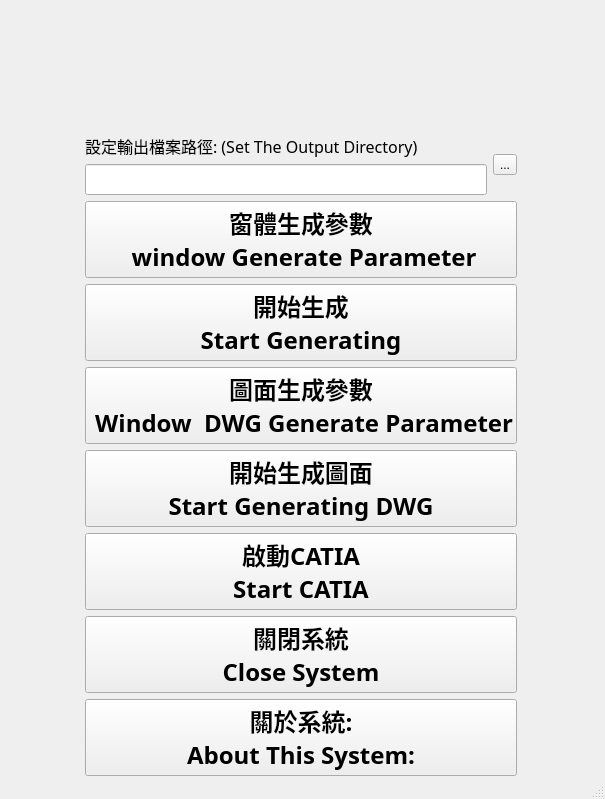
<?xml version="1.0" encoding="UTF-8"?>
<ui version="4.0">
 <class>MainWindow</class>
 <widget class="QMainWindow" name="MainWindow">
  <property name="geometry">
   <rect>
    <x>0</x>
    <y>0</y>
    <width>605</width>
    <height>799</height>
   </rect>
  </property>
  <property name="windowTitle">
   <string>MainWindow</string>
  </property>
  <widget class="QWidget" name="centralwidget">
   <widget class="QWidget" name="layoutWidget">
    <property name="geometry">
     <rect>
      <x>0</x>
      <y>0</y>
      <width>602</width>
      <height>776</height>
     </rect>
    </property>
    <layout class="QGridLayout" name="gridLayout">
     <item row="2" column="2" rowspan="3" colspan="2">
      <layout class="QVBoxLayout" name="verticalLayout_2">
       <item>
        <widget class="QPushButton" name="pushButton_setup">
         <property name="font">
          <font>
           <family>微軟正黑體</family>
           <pointsize>18</pointsize>
           <weight>75</weight>
           <bold>true</bold>
          </font>
         </property>
         <property name="cursor">
          <cursorShape>ArrowCursor</cursorShape>
         </property>
         <property name="text">
          <string>窗體生成參數
 window Generate Parameter</string>
         </property>
        </widget>
       </item>
       <item>
        <widget class="QPushButton" name="pushButton_start">
         <property name="font">
          <font>
           <family>微軟正黑體</family>
           <pointsize>18</pointsize>
           <weight>75</weight>
           <bold>true</bold>
          </font>
         </property>
         <property name="text">
          <string>開始生成
Start Generating</string>
         </property>
        </widget>
       </item>
       <item>
        <widget class="QPushButton" name="pushButton_setup_dwg">
         <property name="font">
          <font>
           <family>微軟正黑體</family>
           <pointsize>18</pointsize>
           <weight>75</weight>
           <bold>true</bold>
          </font>
         </property>
         <property name="cursor">
          <cursorShape>ArrowCursor</cursorShape>
         </property>
         <property name="text">
          <string>圖面生成參數
 Window  DWG Generate Parameter</string>
         </property>
        </widget>
       </item>
       <item>
        <widget class="QPushButton" name="pushButton_start_dwg">
         <property name="font">
          <font>
           <family>微軟正黑體</family>
           <pointsize>18</pointsize>
           <weight>75</weight>
           <bold>true</bold>
          </font>
         </property>
         <property name="text">
          <string>開始生成圖面
Start Generating DWG</string>
         </property>
        </widget>
       </item>
       <item>
        <widget class="QPushButton" name="pushButton_catiastart">
         <property name="font">
          <font>
           <family>微軟正黑體</family>
           <pointsize>18</pointsize>
           <weight>75</weight>
           <bold>true</bold>
          </font>
         </property>
         <property name="text">
          <string>啟動CATIA
Start CATIA</string>
         </property>
        </widget>
       </item>
       <item>
        <widget class="QPushButton" name="pushButton_close_all">
         <property name="font">
          <font>
           <family>微軟正黑體</family>
           <pointsize>18</pointsize>
           <weight>75</weight>
           <bold>true</bold>
          </font>
         </property>
         <property name="text">
          <string>關閉系統
Close System</string>
         </property>
        </widget>
       </item>
       <item>
        <widget class="QPushButton" name="pushButton_about">
         <property name="font">
          <font>
           <family>微軟正黑體</family>
           <pointsize>18</pointsize>
           <weight>75</weight>
           <bold>true</bold>
          </font>
         </property>
         <property name="text">
          <string>關於系統:
About This System:</string>
         </property>
        </widget>
       </item>
      </layout>
     </item>
     <item row="0" column="1" colspan="4">
      <widget class="QLabel" name="label">
       <property name="maximumSize">
        <size>
         <width>600</width>
         <height>16777215</height>
        </size>
       </property>
       <property name="mouseTracking">
        <bool>true</bool>
       </property>
       <property name="styleSheet">
        <string notr="true">background-image:url(:/newPrefix/mprdc_logo.jpg)</string>
       </property>
       <property name="text">
        <string/>
       </property>
       <property name="pixmap">
        <pixmap resource="123.qrc">:/newPrefix/mprdc_logo.jpg</pixmap>
       </property>
       <property name="scaledContents">
        <bool>true</bool>
       </property>
       <property name="textInteractionFlags">
        <set>Qt::NoTextInteraction</set>
       </property>
      </widget>
     </item>
     <item row="4" column="4">
      <spacer name="horizontalSpacer_4">
       <property name="orientation">
        <enum>Qt::Horizontal</enum>
       </property>
       <property name="sizeType">
        <enum>QSizePolicy::Fixed</enum>
       </property>
       <property name="sizeHint" stdset="0">
        <size>
         <width>40</width>
         <height>20</height>
        </size>
       </property>
      </spacer>
     </item>
     <item row="1" column="1">
      <spacer name="horizontalSpacer">
       <property name="orientation">
        <enum>Qt::Horizontal</enum>
       </property>
       <property name="sizeType">
        <enum>QSizePolicy::Fixed</enum>
       </property>
       <property name="sizeHint" stdset="0">
        <size>
         <width>40</width>
         <height>20</height>
        </size>
       </property>
      </spacer>
     </item>
     <item row="1" column="4">
      <spacer name="horizontalSpacer_2">
       <property name="orientation">
        <enum>Qt::Horizontal</enum>
       </property>
       <property name="sizeType">
        <enum>QSizePolicy::Fixed</enum>
       </property>
       <property name="sizeHint" stdset="0">
        <size>
         <width>40</width>
         <height>20</height>
        </size>
       </property>
      </spacer>
     </item>
     <item row="1" column="2" colspan="2">
      <layout class="QHBoxLayout" name="horizontalLayout">
       <item>
        <layout class="QVBoxLayout" name="verticalLayout">
         <item>
          <widget class="QLabel" name="label_3">
           <property name="sizePolicy">
            <sizepolicy hsizetype="Minimum" vsizetype="Fixed">
             <horstretch>0</horstretch>
             <verstretch>0</verstretch>
            </sizepolicy>
           </property>
           <property name="font">
            <font>
             <family>微軟正黑體</family>
             <pointsize>12</pointsize>
            </font>
           </property>
           <property name="text">
            <string>設定輸出檔案路徑: (Set The Output Directory)</string>
           </property>
          </widget>
         </item>
         <item>
          <widget class="QLineEdit" name="lineEdit">
           <property name="sizePolicy">
            <sizepolicy hsizetype="Minimum" vsizetype="Fixed">
             <horstretch>0</horstretch>
             <verstretch>0</verstretch>
            </sizepolicy>
           </property>
           <property name="font">
            <font>
             <family>微軟正黑體</family>
             <pointsize>12</pointsize>
             <weight>75</weight>
             <bold>true</bold>
            </font>
           </property>
           <property name="alignment">
            <set>Qt::AlignCenter</set>
           </property>
          </widget>
         </item>
        </layout>
       </item>
       <item>
        <widget class="QToolButton" name="toolButton">
         <property name="sizePolicy">
          <sizepolicy hsizetype="Fixed" vsizetype="Fixed">
           <horstretch>0</horstretch>
           <verstretch>0</verstretch>
          </sizepolicy>
         </property>
         <property name="text">
          <string>...</string>
         </property>
        </widget>
       </item>
      </layout>
     </item>
     <item row="3" column="1" rowspan="2">
      <spacer name="horizontalSpacer_3">
       <property name="orientation">
        <enum>Qt::Horizontal</enum>
       </property>
       <property name="sizeType">
        <enum>QSizePolicy::Fixed</enum>
       </property>
       <property name="sizeHint" stdset="0">
        <size>
         <width>40</width>
         <height>20</height>
        </size>
       </property>
      </spacer>
     </item>
    </layout>
   </widget>
  </widget>
  <widget class="QStatusBar" name="statusbar"/>
  <action name="actionsave">
   <property name="text">
    <string>save</string>
   </property>
  </action>
 </widget>
 <resources>
  <include location="123.qrc"/>
 </resources>
 <connections>
  <connection>
   <sender>pushButton_about</sender>
   <signal>clicked()</signal>
   <receiver>MainWindow</receiver>
   <slot>window5_open()</slot>
   <hints>
    <hint type="sourcelabel">
     <x>368</x>
     <y>629</y>
    </hint>
    <hint type="destinationlabel">
     <x>596</x>
     <y>603</y>
    </hint>
   </hints>
  </connection>
  <connection>
   <sender>pushButton_start</sender>
   <signal>clicked()</signal>
   <receiver>MainWindow</receiver>
   <slot>window3_open()</slot>
   <hints>
    <hint type="sourcelabel">
     <x>349</x>
     <y>410</y>
    </hint>
    <hint type="destinationlabel">
     <x>599</x>
     <y>405</y>
    </hint>
   </hints>
  </connection>
  <connection>
   <sender>pushButton_close_all</sender>
   <signal>clicked()</signal>
   <receiver>MainWindow</receiver>
   <slot>window4_open()</slot>
   <hints>
    <hint type="sourcelabel">
     <x>404</x>
     <y>556</y>
    </hint>
    <hint type="destinationlabel">
     <x>600</x>
     <y>548</y>
    </hint>
   </hints>
  </connection>
  <connection>
   <sender>pushButton_setup</sender>
   <signal>clicked()</signal>
   <receiver>MainWindow</receiver>
   <slot>window1_open()</slot>
   <hints>
    <hint type="sourcelabel">
     <x>426</x>
     <y>296</y>
    </hint>
    <hint type="destinationlabel">
     <x>601</x>
     <y>293</y>
    </hint>
   </hints>
  </connection>
 </connections>
 <slots>
  <slot>window1_open()</slot>
  <slot>window2_open()</slot>
  <slot>window3_open()</slot>
  <slot>window4_open()</slot>
  <slot>window5_open()</slot>
 </slots>
</ui>
